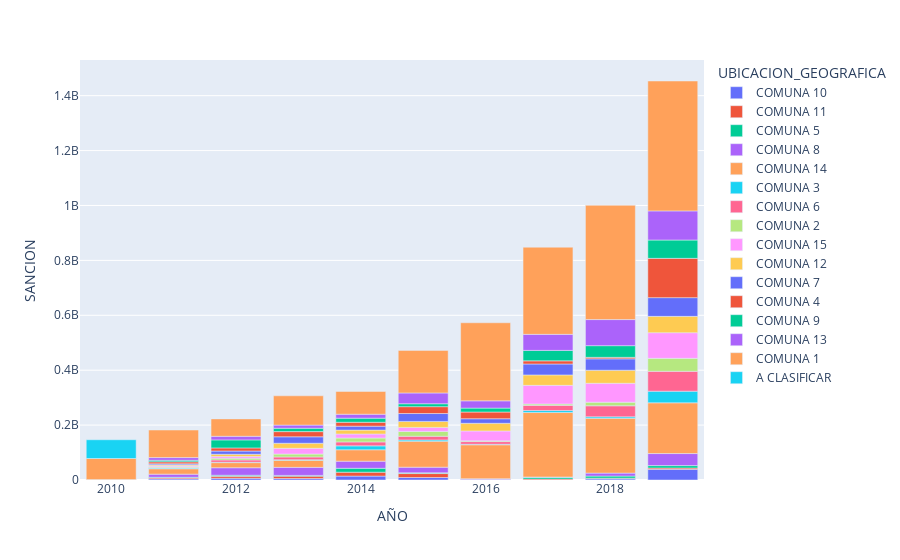

Notebook cell for this chart:
### Code cell
fig = px.bar(sancion_espacios_verdes, x="AÑO", y="SANCION", color="UBICACION_GEOGRAFICA", title="")
fig.show()

### Figure 1 — Plotly figure (JSON) as saved in the notebook; plotly's stock layout.template omitted (floating-point values rounded to 4 significant figures)
{"data": [{"alignmentgroup": "True", "hovertemplate": "UBICACION_GEOGRAFICA=COMUNA 10<br>AÑO=%{x}<br>SANCION=%{y}<extra></extra>", "legendgroup": "COMUNA 10", "marker": {"color": "#636efa"}, "name": "COMUNA 10", "offsetgroup": "COMUNA 10", "orientation": "v", "showlegend": true, "textposition": "auto", "type": "bar", "x": [2017, 2016, 2011, 2018, 2013, 2012, 2015, 2014, 2019], "xaxis": "x", "y": [288000, 358621, 4041091, 4423160, 5191485, 6404320, 9031933, 14236300, 38849910], "yaxis": "y"}, {"alignmentgroup": "True", "hovertemplate": "UBICACION_GEOGRAFICA=COMUNA 11<br>AÑO=%{x}<br>SANCION=%{y}<extra></extra>", "legendgroup": "COMUNA 11", "marker": {"color": "#EF553B"}, "name": "COMUNA 11", "offsetgroup": "COMUNA 11", "orientation": "v", "showlegend": true, "textposition": "auto", "type": "bar", "x": [2016, 2018, 2017, 2011, 2019, 2012, 2013, 2014, 2015], "xaxis": "x", "y": [358621, 2245430, 3125916, 3357126, 4790279, 6818835, 8834906, 14236300, 14439283], "yaxis": "y"}, {"alignmentgroup": "True", "hovertemplate": "UBICACION_GEOGRAFICA=COMUNA 5<br>AÑO=%{x}<br>SANCION=%{y}<extra></extra>", "legendgroup": "COMUNA 5", "marker": {"color": "#00cc96"}, "name": "COMUNA 5", "offsetgroup": "COMUNA 5", "orientation": "v", "showlegend": true, "textposition": "auto", "type": "bar", "x": [2016, 2011, 2015, 2013, 2012, 2017, 2018, 2019, 2014], "xaxis": "x", "y": [717242, 2506366, 2677533, 2759967, 4106099, 6725916, 7597820, 8824048, 14256300], "yaxis": "y"}, {"alignmentgroup": "True", "hovertemplate": "UBICACION_GEOGRAFICA=COMUNA 8<br>AÑO=%{x}<br>SANCION=%{y}<extra></extra>", "legendgroup": "COMUNA 8", "marker": {"color": "#ab63fa"}, "name": "COMUNA 8", "offsetgroup": "COMUNA 8", "orientation": "v", "showlegend": true, "textposition": "auto", "type": "bar", "x": [2017, 2016, 2018, 2011, 2015, 2014, 2012, 2013, 2019], "xaxis": "x", "y": [752002, 3265354, 10815070, 11433311, 20549283, 25906800, 27352340, 29264293, 43885886], "yaxis": "y"}, {"alignmentgroup": "True", "hovertemplate": "UBICACION_GEOGRAFICA=COMUNA 14<br>AÑO=%{x}<br>SANCION=%{y}<extra></extra>", "legendgroup": "COMUNA 14", "marker": {"color": "#FFA15A"}, "name": "COMUNA 14", "offsetgroup": "COMUNA 14", "orientation": "v", "showlegend": true, "textposition": "auto", "type": "bar", "x": [2010, 2012, 2011, 2013, 2014, 2015, 2016, 2019, 2018, 2017], "xaxis": "x", "y": [1400000, 18606574, 19527989, 25637586, 41432647, 94621559, 123591476, 184815781, 199629904, 234894803], "yaxis": "y"}, {"alignmentgroup": "True", "hovertemplate": "UBICACION_GEOGRAFICA=COMUNA 3<br>AÑO=%{x}<br>SANCION=%{y}<extra></extra>", "legendgroup": "COMUNA 3", "marker": {"color": "#19d3f3"}, "name": "COMUNA 3", "offsetgroup": "COMUNA 3", "orientation": "v", "showlegend": true, "textposition": "auto", "type": "bar", "x": [2012, 2016, 2013, 2011, 2015, 2018, 2017, 2014, 2019], "xaxis": "x", "y": [1409086, 2016884, 2255674, 2506366, 4571633, 5422188, 7191458, 14261300, 42376813], "yaxis": "y"}, {"alignmentgroup": "True", "hovertemplate": "UBICACION_GEOGRAFICA=COMUNA 6<br>AÑO=%{x}<br>SANCION=%{y}<extra></extra>", "legendgroup": "COMUNA 6", "marker": {"color": "#FF6692"}, "name": "COMUNA 6", "offsetgroup": "COMUNA 6", "orientation": "v", "showlegend": true, "textposition": "auto", "type": "bar", "x": [2011, 2012, 2016, 2013, 2015, 2014, 2017, 2018, 2019], "xaxis": "x", "y": [2506366, 8318049, 9589567, 10008073, 13477316, 14415300, 18919833, 40180008, 72378735], "yaxis": "y"}, {"alignmentgroup": "True", "hovertemplate": "UBICACION_GEOGRAFICA=COMUNA 2<br>AÑO=%{x}<br>SANCION=%{y}<extra></extra>", "legendgroup": "COMUNA 2", "marker": {"color": "#B6E880"}, "name": "COMUNA 2", "offsetgroup": "COMUNA 2", "orientation": "v", "showlegend": true, "textposition": "auto", "type": "bar", "x": [2011, 2016, 2017, 2012, 2013, 2018, 2014, 2015, 2019], "xaxis": "x", "y": [2506366, 3048276, 5000000, 6581970, 10630954, 13180620, 14256300, 17555383, 47223095], "yaxis": "y"}, {"alignmentgroup": "True", "hovertemplate": "UBICACION_GEOGRAFICA=COMUNA 15<br>AÑO=%{x}<br>SANCION=%{y}<extra></extra>", "legendgroup": "COMUNA 15", "marker": {"color": "#FF97FF"}, "name": "COMUNA 15", "offsetgroup": "COMUNA 15", "orientation": "v", "showlegend": true, "textposition": "auto", "type": "bar", "x": [2011, 2012, 2014, 2015, 2013, 2016, 2017, 2018, 2019], "xaxis": "x", "y": [3357126, 5780012, 14588827, 14653133, 20831082, 35750817, 67839794, 68863620, 93436001], "yaxis": "y"}, {"alignmentgroup": "True", "hovertemplate": "UBICACION_GEOGRAFICA=COMUNA 12<br>AÑO=%{x}<br>SANCION=%{y}<extra></extra>", "legendgroup": "COMUNA 12", "marker": {"color": "#FECB52"}, "name": "COMUNA 12", "offsetgroup": "COMUNA 12", "orientation": "v", "showlegend": true, "textposition": "auto", "type": "bar", "x": [2011, 2012, 2014, 2013, 2015, 2016, 2017, 2018, 2019], "xaxis": "x", "y": [3357126, 8343438, 14236300, 18468298, 21740733, 27889099, 38014427, 47496266, 59492271], "yaxis": "y"}, {"alignmentgroup": "True", "hovertemplate": "UBICACION_GEOGRAFICA=COMUNA 7<br>AÑO=%{x}<br>SANCION=%{y}<extra></extra>", "legendgroup": "COMUNA 7", "marker": {"color": "#636efa"}, "name": "COMUNA 7", "offsetgroup": "COMUNA 7", "orientation": "v", "showlegend": true, "textposition": "auto", "type": "bar", "x": [2011, 2012, 2014, 2016, 2013, 2015, 2017, 2018, 2019], "xaxis": "x", "y": [4041091, 11814303, 14241300, 16640953, 23515684, 28834033, 39834514, 41510062, 68213428], "yaxis": "y"}, {"alignmentgroup": "True", "hovertemplate": "UBICACION_GEOGRAFICA=COMUNA 4<br>AÑO=%{x}<br>SANCION=%{y}<extra></extra>", "legendgroup": "COMUNA 4", "marker": {"color": "#EF553B"}, "name": "COMUNA 4", "offsetgroup": "COMUNA 4", "orientation": "v", "showlegend": true, "textposition": "auto", "type": "bar", "x": [2018, 2011, 2012, 2017, 2014, 2013, 2016, 2015, 2019], "xaxis": "x", "y": [5487340, 7097918, 11364805, 11439658, 14261300, 18858723, 24372650, 25009583, 143107034], "yaxis": "y"}, {"alignmentgroup": "True", "hovertemplate": "UBICACION_GEOGRAFICA=COMUNA 9<br>AÑO=%{x}<br>SANCION=%{y}<extra></extra>", "legendgroup": "COMUNA 9", "marker": {"color": "#00cc96"}, "name": "COMUNA 9", "offsetgroup": "COMUNA 9", "orientation": "v", "showlegend": true, "textposition": "auto", "type": "bar", "x": [2011, 2015, 2013, 2016, 2014, 2012, 2017, 2018, 2019], "xaxis": "x", "y": [5679141, 10645167, 12326941, 14242118, 14938300, 29249610, 38094114, 42484011, 66794573], "yaxis": "y"}, {"alignmentgroup": "True", "hovertemplate": "UBICACION_GEOGRAFICA=COMUNA 13<br>AÑO=%{x}<br>SANCION=%{y}<extra></extra>", "legendgroup": "COMUNA 13", "marker": {"color": "#ab63fa"}, "name": "COMUNA 13", "offsetgroup": "COMUNA 13", "orientation": "v", "showlegend": true, "textposition": "auto", "type": "bar", "x": [2011, 2013, 2012, 2014, 2016, 2015, 2017, 2018, 2019], "xaxis": "x", "y": [9699505, 11315877, 13078107, 14358300, 26513349, 39332587, 58439089, 95083050, 106052286], "yaxis": "y"}, {"alignmentgroup": "True", "hovertemplate": "UBICACION_GEOGRAFICA=COMUNA 1<br>AÑO=%{x}<br>SANCION=%{y}<extra></extra>", "legendgroup": "COMUNA 1", "marker": {"color": "#FFA15A"}, "name": "COMUNA 1", "offsetgroup": "COMUNA 1", "orientation": "v", "showlegend": true, "textposition": "auto", "type": "bar", "x": [2012, 2010, 2014, 2011, 2013, 2015, 2016, 2017, 2018, 2019], "xaxis": "x", "y": [63397083, 76868026, 82934846, 100422622, 106809673, 155008553, 284455961, 317506684, 416214329, 473207692], "yaxis": "y"}, {"alignmentgroup": "True", "hovertemplate": "UBICACION_GEOGRAFICA=A CLASIFICAR<br>AÑO=%{x}<br>SANCION=%{y}<extra></extra>", "legendgroup": "A CLASIFICAR", "marker": {"color": "#19d3f3"}, "name": "A CLASIFICAR", "offsetgroup": "A CLASIFICAR", "orientation": "v", "showlegend": true, "textposition": "auto", "type": "bar", "x": [2010], "xaxis": "x", "y": [68400000], "yaxis": "y"}], "layout": {"barmode": "relative", "legend": {"title": {"text": "UBICACION_GEOGRAFICA"}, "tracegroupgap": 0}, "margin": {"t": 60}, "xaxis": {"anchor": "y", "domain": [0, 1], "title": {"text": "AÑO"}}, "yaxis": {"anchor": "x", "domain": [0, 1], "title": {"text": "SANCION"}}}}
